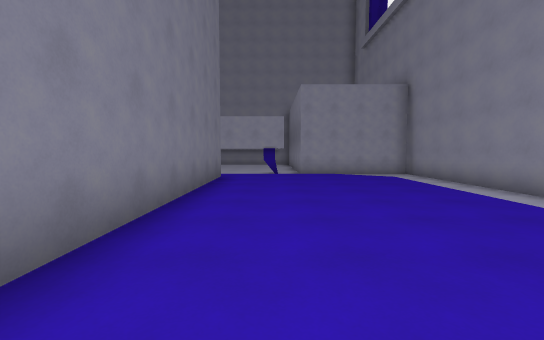
[1] (above)

24 first-person views from a walk through a Godot game level. The camera is 1.4 m above the floor, tilts 4° down and sees 90° across. The floor is counted in squares, 2 m on a side. Each view is taken from the middle of a square. On the plan, view 1 faces up. The plan holds only what a view shows up to about 9 squares ahead; the rest is blank. Flat picture figures and markers are left out. Some surface patterns are stand-ins.

[2]
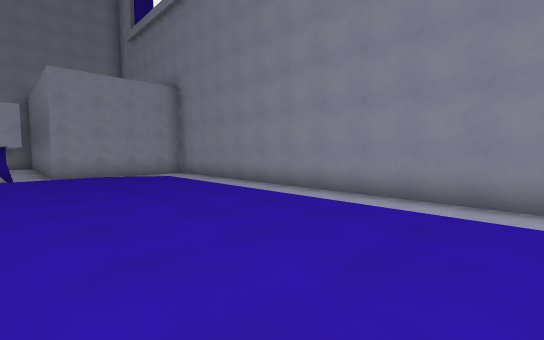

[3]
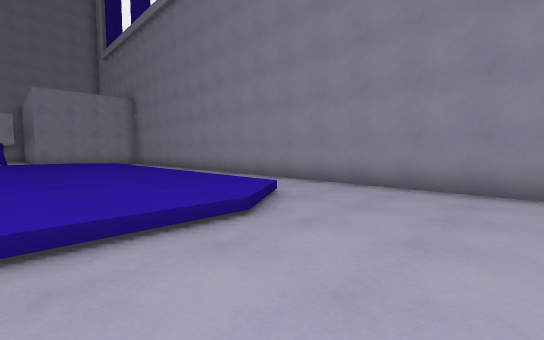

[4]
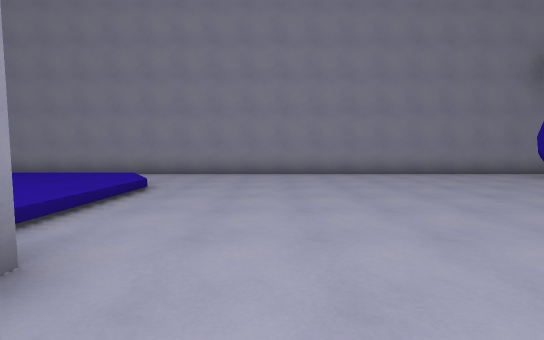

[5]
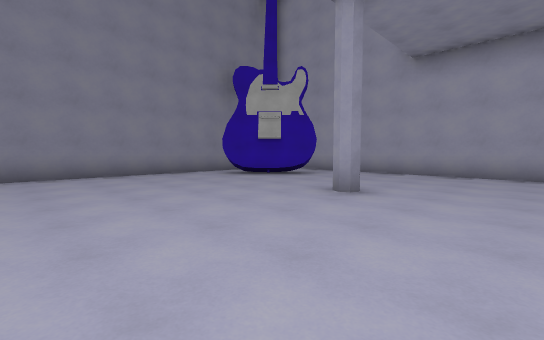

[6]
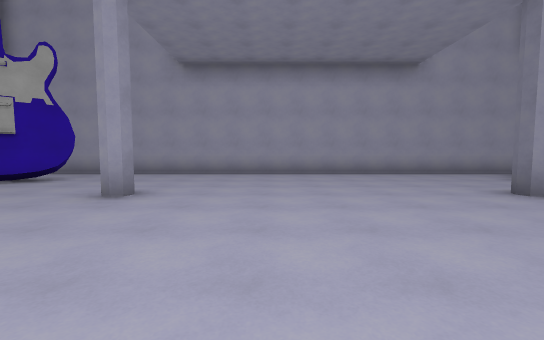

[7]
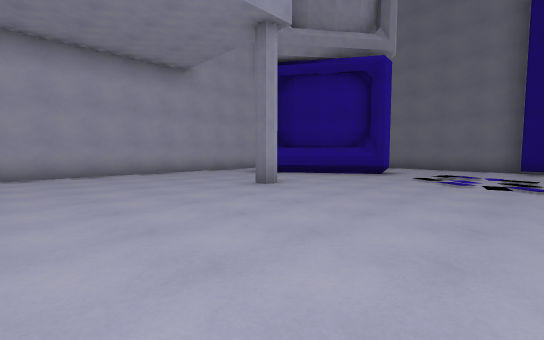

[8]
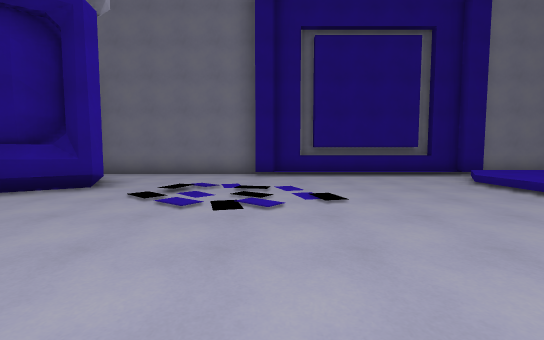

[9]
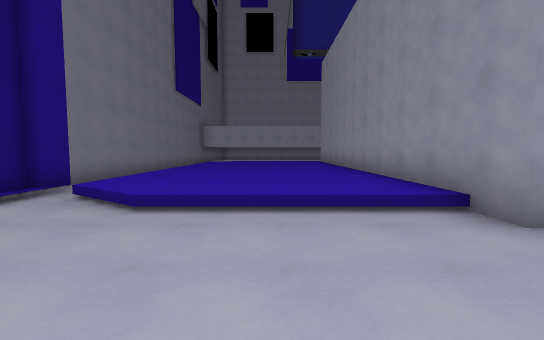

[10]
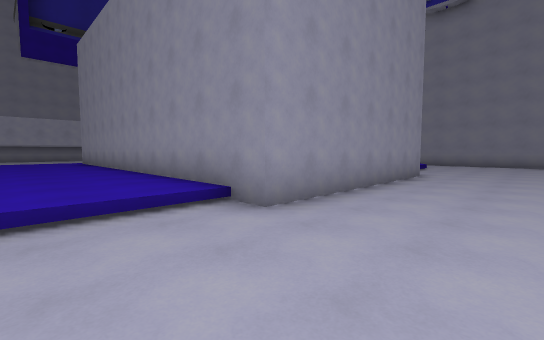

[11]
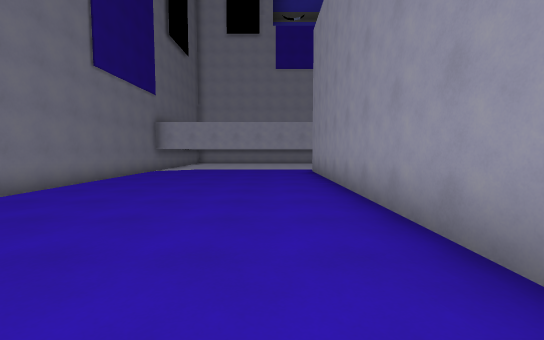

[12]
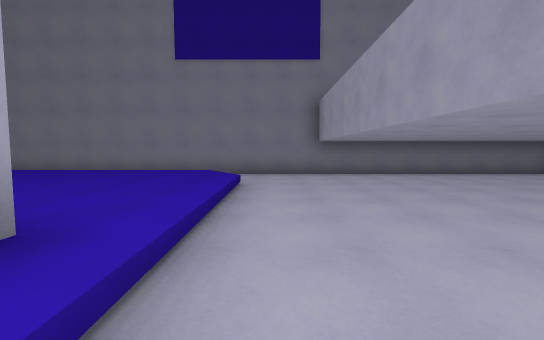

[13]
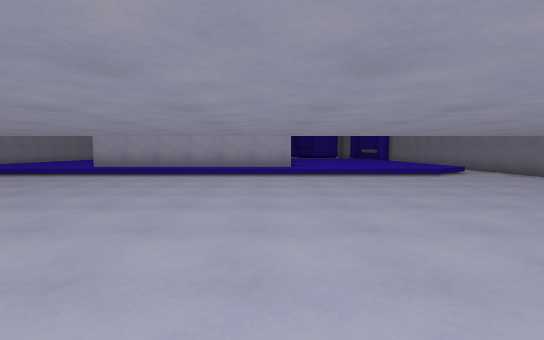

[14]
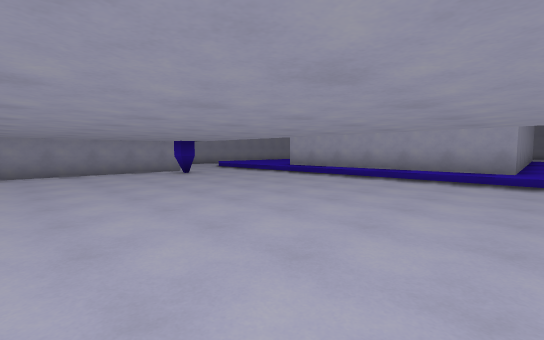

[15]
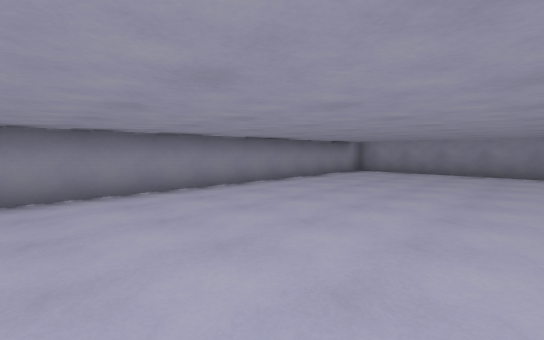

[16]
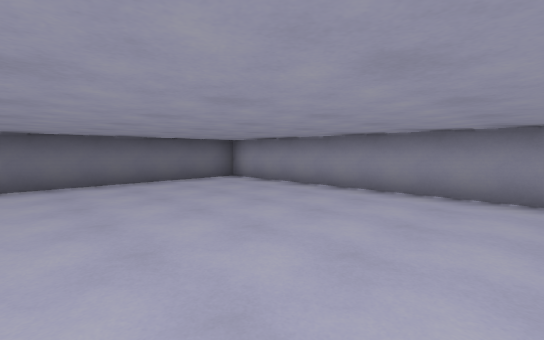

[17]
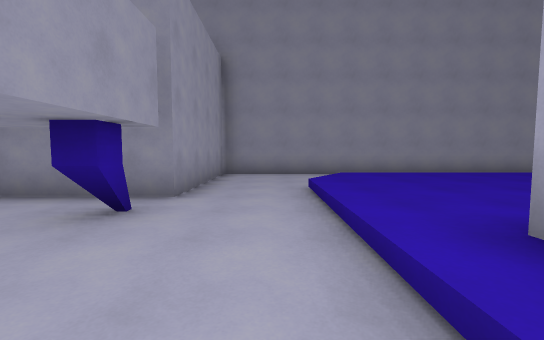

[18]
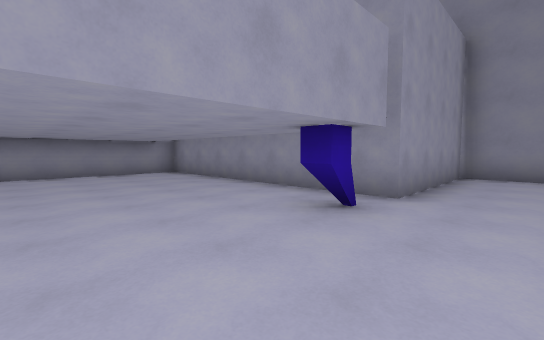

[19]
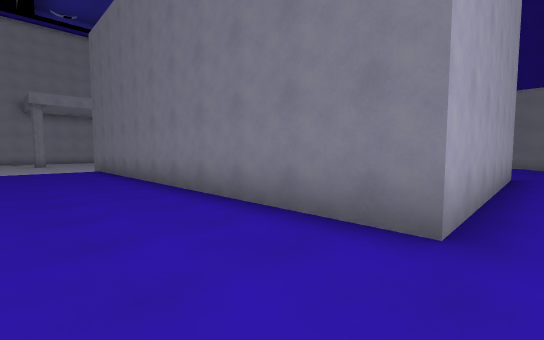

[20]
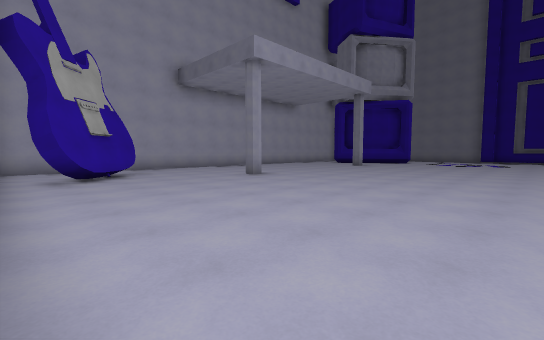

[21]
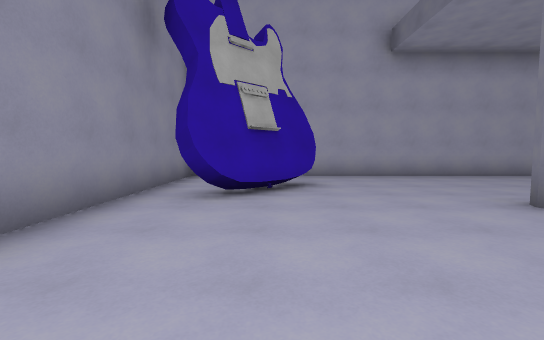

[22]
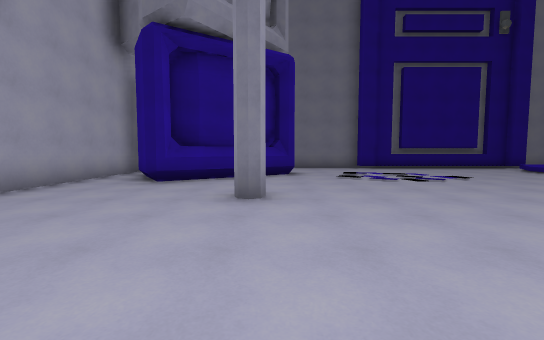

[23]
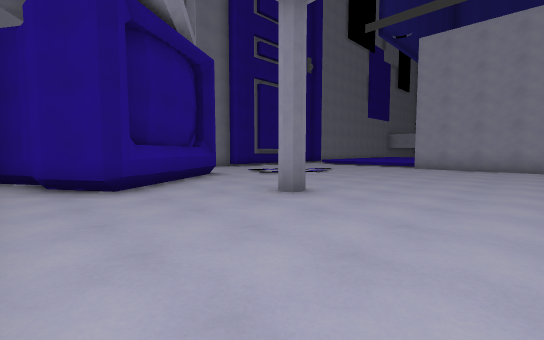

[24]
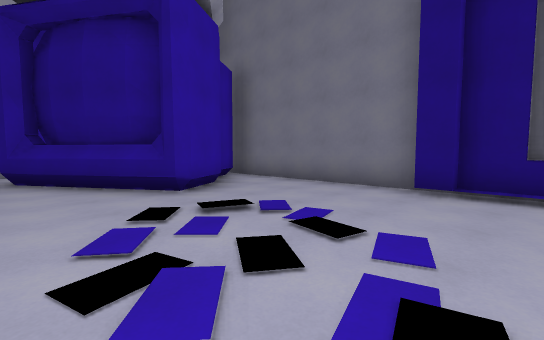

### Floor plan
Key: @ floor where view 1 was taken; # wall or solid block; . main floor; : floor 0.25 m higher than the main floor; + floor 0.5 m higher than the main floor; / step, stairs or slope.
Columns run from 15 left of view 1 to 6 right of it. Each row starts with its distance up from view 1.
 18 #################
 17 #...............#
 16 #...............#
 15 #...............#
 14 #...............#
 13 #...............#
 12 #...............#
 11 #..............#######
 10 #....................#
  9 #....................#
  8 #../+++++++++++++//..#
  7 #./+++++######+++++..#
  6 # /+++++#    #+++++..#
  5 # /+++++#    #+++++..#
  4 # /+++++#    #+++++..#
  3 # /+++++#    #+++++..#
  2 # /+++++#    #+++++..#
  1 # /+++++#    #+++++..#
  0 # /+++++#    #+@+++..#
 -1  #/+++++#    #+++++..#
 -2  #/+++++#    #++++/..#
 -3  #......######.......#
 -4  #...................#
 -5  #...................#
 -6  #...:...............#
 -7 ##...................#
 -8 #....................#
 -9 #....:...............#
-10 #....................#
-11 #..##.........#......#
-12 #.####.............#.#
-13 ### ##............##.#
-14    ####...........#..#
-15    #.................#
-16    ###################

Positions as (right, up) in squares from view 1, and headings:
1: (0, 0), facing up
2: (0, 0), facing up-right
3: (0, -5), facing up-right
4: (-3, -5), facing right
5: (-3, -7), facing down-right
6: (-3, -7), facing down
7: (-3, -7), facing down-left
8: (-6, -7), facing left
9: (-10, -6), facing up
10: (-10, -6), facing up-right
11: (-9, -2), facing up
12: (-6, 9), facing left
13: (-7, 16), facing down
14: (-8, 15), facing down-right
15: (-8, 13), facing up-right
16: (-8, 13), facing up-left
17: (-3, 9), facing right
18: (-3, 9), facing up-right
19: (1, 8), facing down-left
20: (5, -5), facing down-left
21: (3, -8), facing down
22: (-3, -11), facing left
23: (-4, -15), facing up-left
24: (-9, -6), facing down-left
